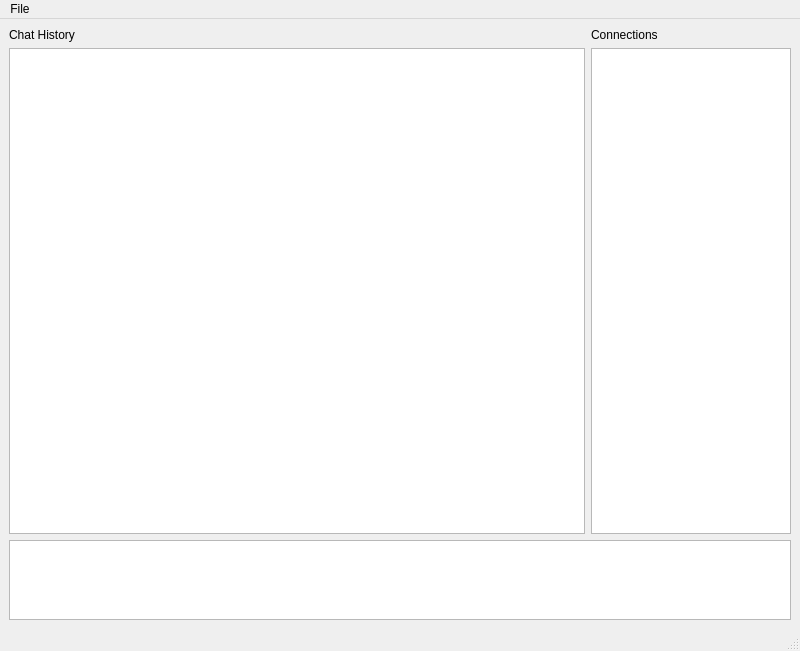
<?xml version="1.0" encoding="UTF-8"?>
<ui version="4.0">
 <class>MainWindow</class>
 <widget class="QMainWindow" name="MainWindow">
  <property name="geometry">
   <rect>
    <x>0</x>
    <y>0</y>
    <width>800</width>
    <height>651</height>
   </rect>
  </property>
  <property name="windowTitle">
   <string>MainWindow</string>
  </property>
  <widget class="QWidget" name="centralwidget">
   <property name="sizePolicy">
    <sizepolicy hsizetype="Expanding" vsizetype="Expanding">
     <horstretch>0</horstretch>
     <verstretch>0</verstretch>
    </sizepolicy>
   </property>
   <layout class="QGridLayout" name="gridLayout">
    <item row="0" column="2">
     <widget class="QLabel" name="label">
      <property name="text">
       <string>Connections</string>
      </property>
     </widget>
    </item>
    <item row="2" column="1" colspan="2">
     <widget class="QTextEdit" name="messageBox">
      <property name="sizePolicy">
       <sizepolicy hsizetype="Expanding" vsizetype="Maximum">
        <horstretch>0</horstretch>
        <verstretch>0</verstretch>
       </sizepolicy>
      </property>
      <property name="maximumSize">
       <size>
        <width>16777215</width>
        <height>80</height>
       </size>
      </property>
     </widget>
    </item>
    <item row="1" column="1">
     <widget class="QTextBrowser" name="messageHistory">
      <property name="sizePolicy">
       <sizepolicy hsizetype="Expanding" vsizetype="Expanding">
        <horstretch>0</horstretch>
        <verstretch>5</verstretch>
       </sizepolicy>
      </property>
     </widget>
    </item>
    <item row="1" column="2">
     <widget class="QListWidget" name="connectionsList">
      <property name="sizePolicy">
       <sizepolicy hsizetype="Maximum" vsizetype="Expanding">
        <horstretch>0</horstretch>
        <verstretch>0</verstretch>
       </sizepolicy>
      </property>
      <property name="maximumSize">
       <size>
        <width>200</width>
        <height>16777215</height>
       </size>
      </property>
     </widget>
    </item>
    <item row="0" column="1">
     <widget class="QLabel" name="label_2">
      <property name="text">
       <string>Chat History</string>
      </property>
     </widget>
    </item>
   </layout>
  </widget>
  <widget class="QMenuBar" name="menubar">
   <property name="geometry">
    <rect>
     <x>0</x>
     <y>0</y>
     <width>800</width>
     <height>21</height>
    </rect>
   </property>
   <widget class="QMenu" name="menuFile">
    <property name="title">
     <string>File</string>
    </property>
    <addaction name="actionConnect_to"/>
    <addaction name="actionSave_chat_to"/>
    <addaction name="actionQuit"/>
   </widget>
   <addaction name="menuFile"/>
  </widget>
  <widget class="QStatusBar" name="statusbar"/>
  <action name="actionConnect_to">
   <property name="text">
    <string>Connect to...</string>
   </property>
  </action>
  <action name="actionSave_chat_to">
   <property name="text">
    <string>Export chat...</string>
   </property>
  </action>
  <action name="actionQuit">
   <property name="text">
    <string>Quit</string>
   </property>
  </action>
 </widget>
 <resources/>
 <connections/>
</ui>
